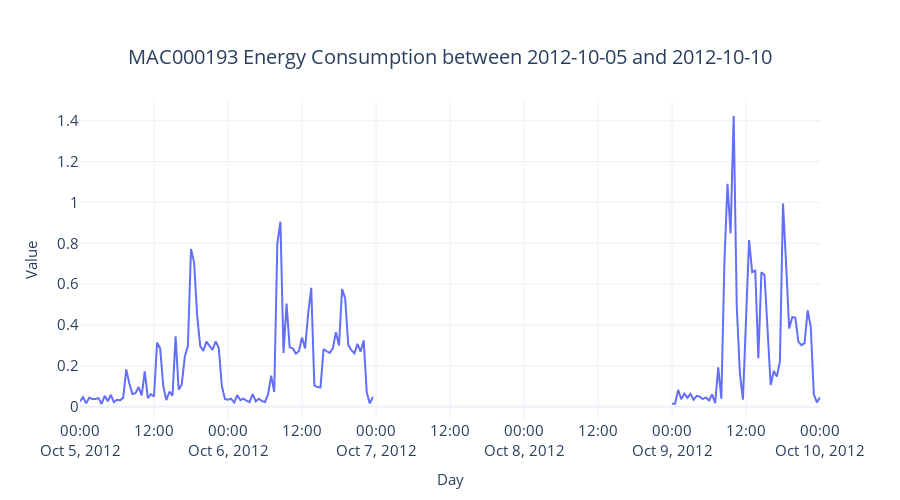

Notebook cell for this chart:
### Code cell
fig = px.line(ts_df[vis_window], y="energy_consumption_missing", title=f"MAC000193 Energy Consumption between {vis_window.start.strftime('%Y-%m-%d')} and {vis_window.stop.strftime('%Y-%m-%d')}")
fig = format_plot(fig)
fig.write_image("imgs/chapter_2/mac000193_missing.png")
fig.show()

### Figure 1 — Plotly figure (JSON) as saved in the notebook; plotly's stock layout.template omitted (floating-point values rounded to 4 significant figures; data arrays with more than 128 entries replaced by an {"elided": "..."} marker saying what was removed)
{"data": [{"hovertemplate": "timestamp=%{x}<br>energy_consumption_missing=%{y}<extra></extra>", "legendgroup": "", "line": {"color": "#636efa", "dash": "solid"}, "marker": {"symbol": "circle"}, "mode": "lines", "name": "", "orientation": "v", "showlegend": false, "type": "scatter", "x": {"elided": "241 str values"}, "xaxis": "x", "y": {"elided": "241 float values"}, "yaxis": "y"}], "layout": {"autosize": false, "height": 500, "legend": {"font": {"size": 15}, "orientation": "h", "title": {}, "tracegroupgap": 0, "x": 1, "xanchor": "right", "y": 0.98, "yanchor": "bottom"}, "title": {"font": {"size": 20}, "text": "MAC000193 Energy Consumption between 2012-10-05 and 2012-10-10", "x": 0.5, "xanchor": "center", "yanchor": "top"}, "width": 900, "xaxis": {"anchor": "y", "domain": [0, 1], "tickfont": {"size": 15}, "title": {"font": {"size": 15}, "text": "Day"}}, "yaxis": {"anchor": "x", "domain": [0, 1], "tickfont": {"size": 15}, "title": {"font": {"size": 15}, "text": "Value"}}}}
